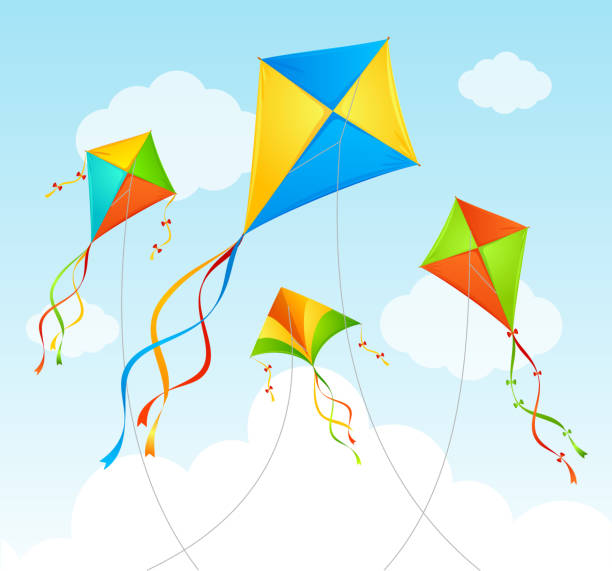
#> input picture Python_Libraries_Practice/opencv/basics/assets/kite.jpg, 612 x 571 px, found by its file name
$ python corner_detection.py
#> lines starting #> are read from the running program, lines starting #| are printed output that depends on the picture; after the words box and inside, x2 and y2 are one past the last pixel; in counts of white or black regions, pixels touching at a corner belong together
import numpy as np
import cv2
import random

img = cv2.imread('Python_Libraries_Practice/opencv/basics/assets/kite.jpg')
#> img is the input picture: shape (571, 612, 3); mean B, G, R 229.5, 233.3, 206.5
# img = cv2.resize(img, (0, 0), fx = 0.75, fy = 0.75)  # resize the image to 600x600 pixels
gray = cv2.cvtColor(img, cv2.COLOR_BGR2GRAY)  # convert BGR to Grayscale
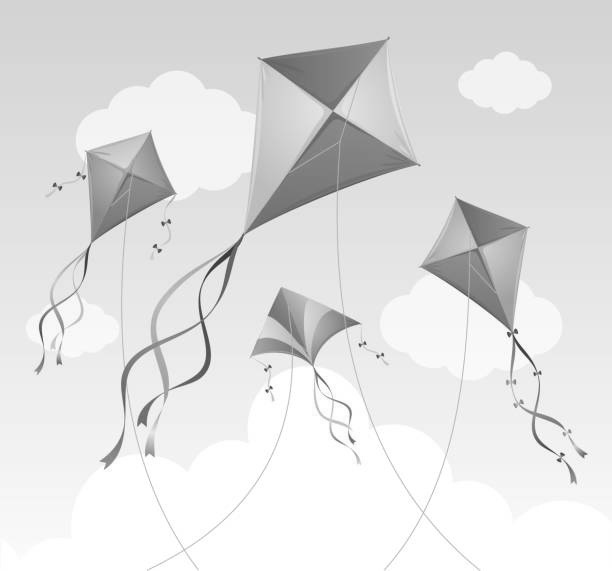
#> gray: shape (571, 612); min 49, max 255, mean 224.8

# Max corners: maximum best corners to return
# Quality level: parameter characterizing the minimal accepted quality of image corners, range 0 to 1
# Min distance: minimum possible Euclidean distance between the returned corners
corners = cv2.goodFeaturesToTrack(gray, maxCorners=50, qualityLevel=0.01, minDistance=10)
#> corners = 50 rows, first 8: [266, 390], [509, 336], [269, 366], [561, 453], [382, 355], [364, 343], [162, 222], [78, 172]

# corners returns floating point values, we need to convert them to integer
corners = corners.astype(int) # int0 is deprecated

# since noiw every corner is inside two lists, we need to iterate through them, [[-109   57]]
for corner in corners:
    # ravel() flattens the array, example: [[-109   57]] becomes [-109, 57], example2: [[1,2], [3,4]] becomes [1,2,3,4]
    x, y = corner.ravel()
    cv2.circle(img, (x, y), 3, (255,0,0), -1)  # draw a circle at each corner with radius 3 and color blue (255,0,0) and thickness -1 means filled circle
#> this loop made 50 passes
#> (x, y) on passes 1 to 12: (266, 390), (509, 336), (269, 366), (561, 453), (382, 355), (364, 343), (162, 222), (78, 172), (540, 373), (158, 252), (53, 186), (354, 441)
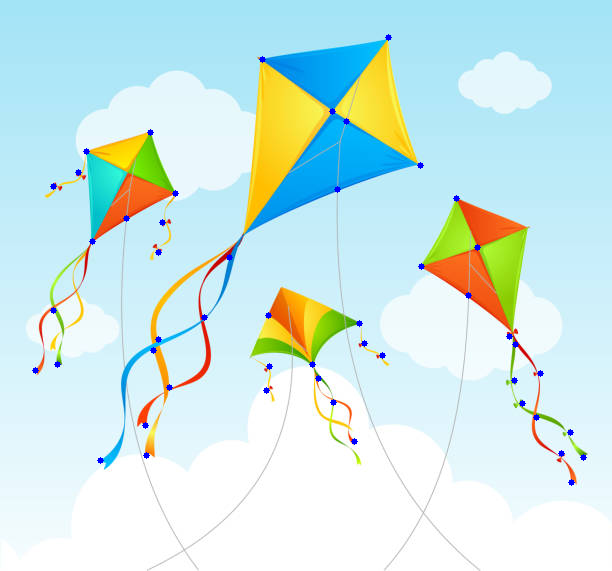
#> img: shape (571, 612, 3); 0.41% of pixels changed, all inside (x1, y1, x2, y2) = (32, 34, 587, 486)

for i in range(len(corners)):
    for j in range(i + 1, len(corners)):
        x1, y1 = corners[i].ravel()
        x2, y2 = corners[j].ravel()
        # draw a line between every pair of corners
        color = (random.randint(0, 255), random.randint(0, 255), random.randint(0, 255))
        # alternate color for each line using numpy random
        # color = tuple(map(lambda x: int(x), np.random.randint(0, 255, size=3)))
        cv2.line(img, (x1, y1), (x2, y2), color, 1)  # draw a green line with thickness 1
#> this loop made 50 passes
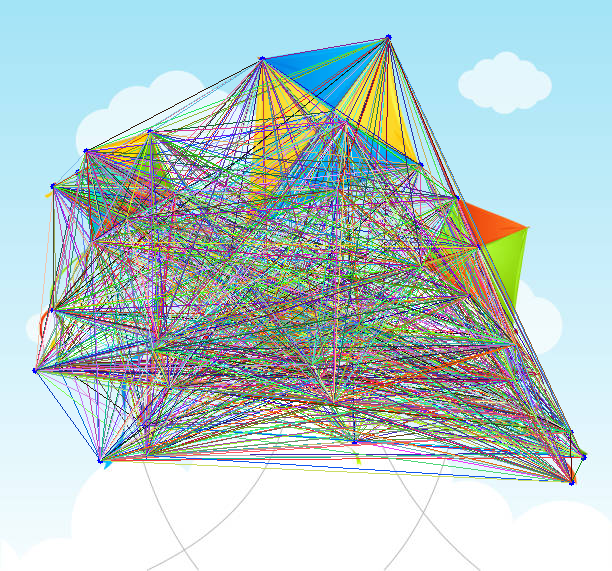
#> img: shape (571, 612, 3); mean B, G, R 198.8, 199.3, 180.2


cv2.imshow('Frame', img)
cv2.waitKey(0)
cv2.destroyAllWindows()

$ run again, with Python_Libraries_Practice/opencv/basics/assets/chessboard.png saved as Python_Libraries_Practice/opencv/basics/assets/kite.jpg
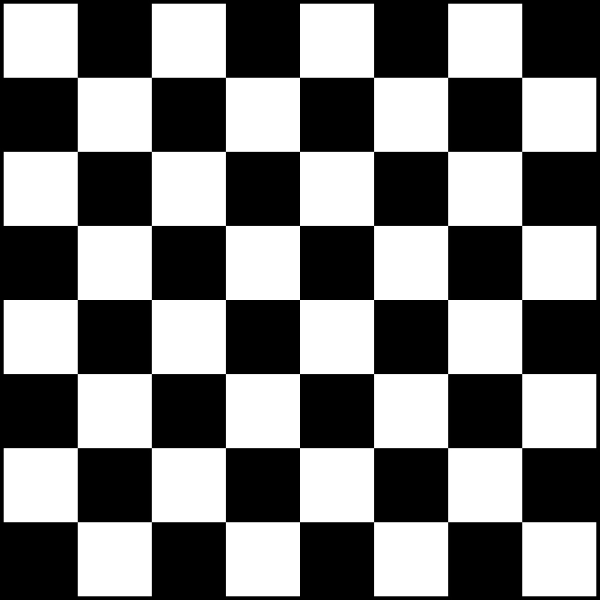
#> input picture Python_Libraries_Practice/opencv/basics/assets/chessboard.png, 1200 x 1200 px, found by its file name (shown at 1/2 size)
#> img is the input picture: shape (1200, 1200, 3); min 0, max 255, mean 124.4
#> corners = 50 rows, first 8: [600, 600], [451, 600], [748, 599], [599, 748], [600, 451], [452, 747], [747, 452], [747, 747]
#> the loop `for corner in corners:` made 50 passes
#> after the loop `for corner in corners:`:
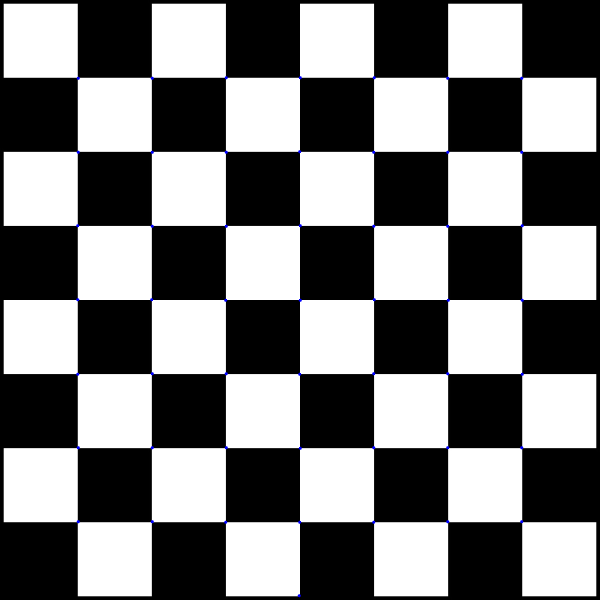
#> img: shape (1200, 1200, 3) (shown at 1/2 size); 0.1% of pixels changed, all inside (x1, y1, x2, y2) = (152, 152, 1048, 1195)
#> the loop `for i in range(len(corners)):` made 50 passes
#> after the loop `for i in range(len(corners)):`:
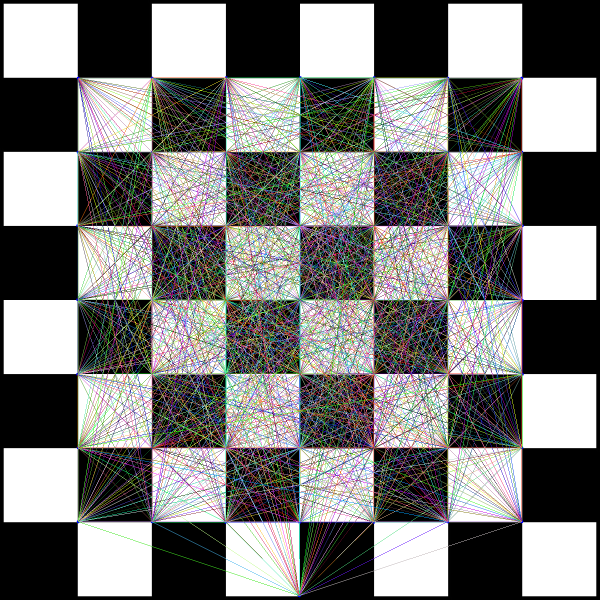
#> img: shape (1200, 1200, 3) (shown at 1/2 size); mean B, G, R 123.4, 124.9, 125.1
